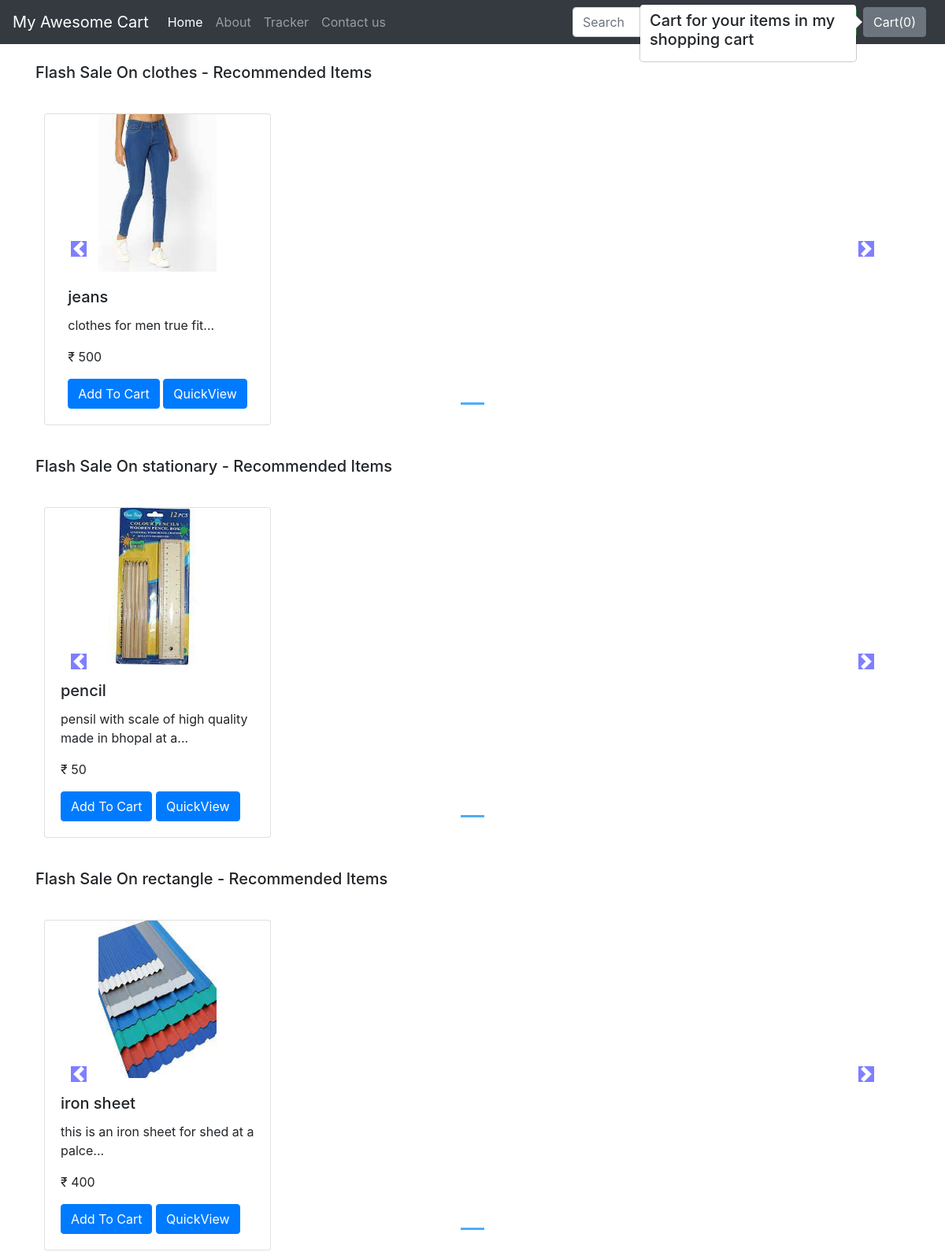
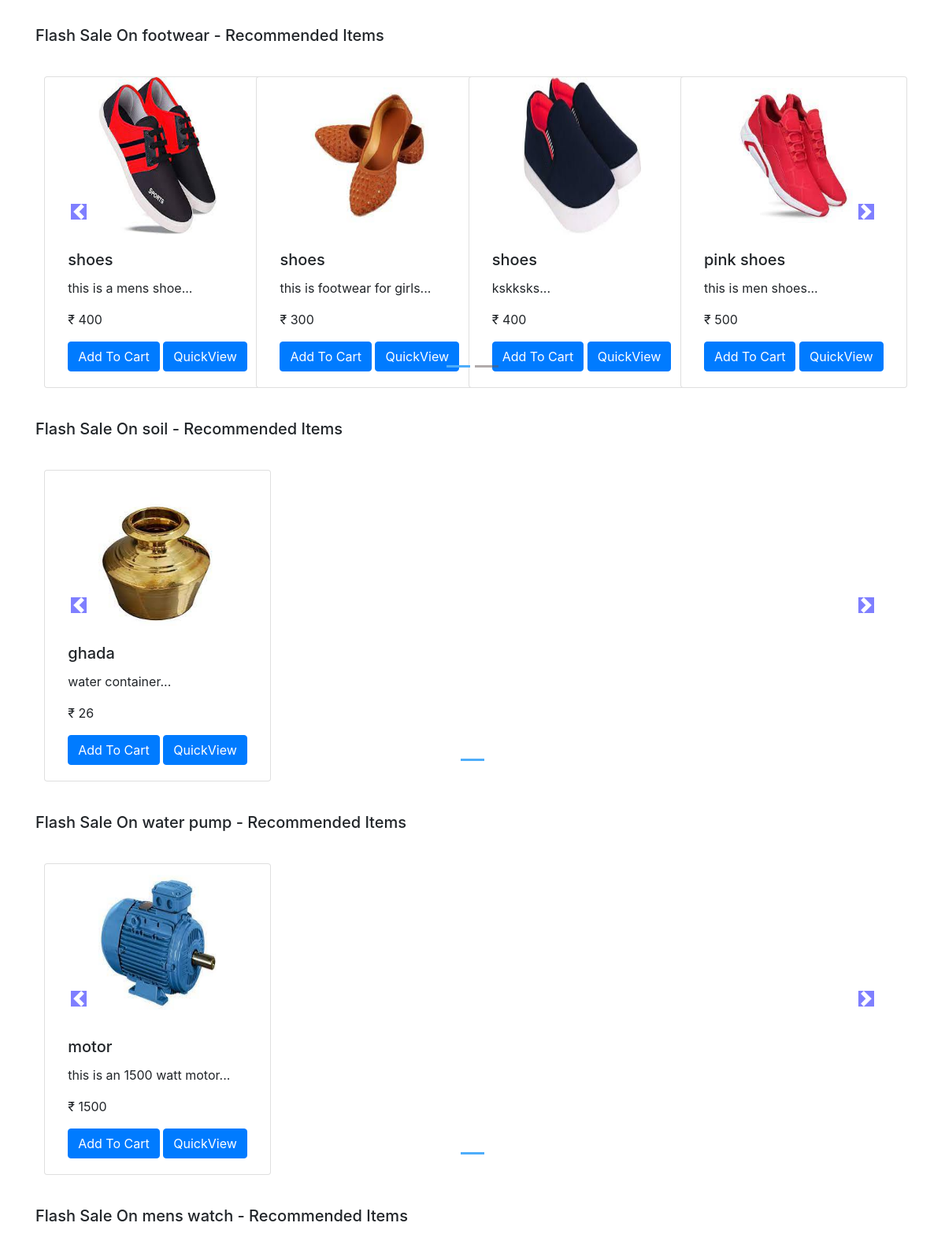
The app's page /shop/ (upper part) with its own data (2 pictures, top to bottom).
### shop/models.py (models this page shows, shortened)
class Product(models.Model):
    product_id=models.AutoField
    product_name=models.CharField(max_length=50)
    category= models.CharField(max_length=50, default="")
    sub_category= models.CharField(max_length=50, default="")
    price=models.IntegerField(default=0)
    desc=models.CharField(max_length=300)
    pub_date=models.DateField()
    image= models.ImageField(upload_to="shop/images",default="")

### shop/views.py (the view)
# urls.py: path("", views.index, name="blogHome"),
def index(request):
    allProds = []
    catprods = Product.objects.values('category', 'id')
    cats = {item['category'] for item in catprods}
    for cat in cats:
        prod = Product.objects.filter(category=cat)
        n = len(prod)
        nSlides = n // 4 + ceil((n / 4) - (n // 4))
        allProds.append([prod, range(1, nSlides), nSlides])
    params = {'allProds':allProds}
    return render(request, 'shop/index.html', params)

### shop/templates/shop/index.html (shortened to what this page needs)
{% extends 'shop/basic.html' %}
      {% block body %}
  {% load static %}
  <div class="container">
    {% for product, range, nSlides in allProds %}
    <h5 class="my-4">Flash Sale On {{product.0.category}} - Recommended Items</h5>
    <div class="row">
<div id="demo{{forloop.counter}}" class="col carousel slide my-3" data-ride="carousel">
    <ol class="carousel-indicators">
      <li data-target="#demo{{forloop.counter}}" data-slide-to="0" class="active"></li>
       {% for i in range %}
      <li data-target="#demo{{forloop.parentloop.counter}}" data-slide-to="{{i}}" ></li>
      {% endfor %}
    </ol>
    <div class="container carousel-inner no-padding">
      <div class="carousel-item active">
        {% for i in product %}
        <div class="col-xs-3 col-sm-3 col-md-3">
          <div class="card align-items-center" style="width: 18rem;">
              <img src='/media/{{i.image}}' class="card-img-top" alt="...">
              <div class="card-body">
                  <h5 class="card-title" id="namepr{{i.id}}">{{i.product_name}} </h5>
                  <p class="card-text">{{i.desc|slice:"0:53"}}...</p>
                  <p class="card-text">&#8377; <span id="pricepr{{i.id}}">{{i.price}}</span></p>
                  <span id="divpr{{i.id}}" class="divpr">
                      <button id="pr{{i.id}}" class="btn btn-primary cart">Add To Cart</button>
                  </span>
                  <a href="/shop/products/{{i.id}}"><button id="qv{{i.id}}" class="btn btn-primary cart">QuickView</button></a>
              </div>
          </div>
      </div>
        {% if forloop.counter|divisibleby:4 and forloop.counter > 0 and not forloop.last %}
      </div><div class="carousel-item">
        {% endif %}
        {% endfor %}
    </div>
</div>
</div>
</div>
      <a class="carousel-control-prev" href="#demo{{forloop.counter}}" data-slide="prev">
        <span class="carousel-control-prev-icon"></span>
    </a>
    <a class="carousel-control-next" href="#demo{{forloop.counter}}" data-slide="next">
        <span class="carousel-control-next-icon"></span>
    </a>
      {% endfor %}
    </div>
      {% endblock %}

### shop/templates/shop/basic.html (shortened to what this page needs)
<!doctype html>
<html lang="en">
  <head>
    <link rel="stylesheet" href="https://stackpath.bootstrapcdn.com/bootstrap/4.2.1/css/bootstrap.min.css">
  </head>
  <body>
    {% load static %}
    <nav class="navbar navbar-expand-lg navbar-dark bg-dark">
  <a class="navbar-brand" href="#">My Awesome Cart</a>
  <div class="collapse navbar-collapse" id="navbarSupportedContent">
    <ul class="navbar-nav mr-auto">
      <li class="nav-item active">
        <a class="nav-link" href="/shop">Home <span class="sr-only">(current)</span></a>
      </li>
      <li class="nav-item">
        <a class="nav-link" href="/shop/about">About</a>
      </li>
      <li class="nav-item">
        <a class="nav-link" href="/shop/tracker">Tracker</a>
      </li>
      <li class="nav-item">
        <a class="nav-link" href="/shop/contact">Contact us</a>
      </li>
    </ul>
    <form class="form-inline my-2 my-lg-0">
      <button class="btn btn-outline-success my-2 my-sm-0" type="submit">Search</button>
    </form>
    <button type="button" id="popcart" class="btn btn-secondary mx-2" data-bs-container="body" data-bs-toggle="popover" data-html="true"  data-bs-placement="right" data-bs-content="Right popover">
      Cart(<span id="cart">0</span>)</a>
    </button>
  </div>
</nav>
  {% block body %} {% endblock %}
  </body>
</html>

### shop/templates/shop/index.html (style rules this page uses)
.col-md-3 { display: inline-block; margin-left:-4px; }
.carousel-indicators .active { background-color: rgb(78, 173, 250); }
.col-md-3 img { max-width: 150px; height: 200px; margin-left: auto; margin-right: auto; }
body .carousel-indicators li { bottom: 30px; background-color: rgb(100, 88, 89); }
body .carousel-control-prev-icon, body .carousel-control-next-icon { background-color:blue; }
.carousel-control-prev { background-color:white; margin-top: -250px; width: 5%; top: auto; bottom: auto; margin-left: 70px; }
.carousel-control-next { background-color:white; margin-top: -250px; width: 5%; top: auto; bottom: auto; margin-right: 70px; }
body .no-padding { padding-left: 0px; padding-right: 35px; }

### records on screen
Product: category "clothes", image (picture), product_name "jeans", desc "clothes for men true fit", price "500"
Product: category "stationary", image (picture), product_name "pencil", desc "pensil with scale of high quality made in bhopal at a", price "50"
Product: category "rectangle", image (picture), product_name "iron sheet", desc "this is an iron sheet for shed at a palce", price "400"
Product: category "footwear", image (picture), product_name "shoes", desc "this is a mens shoe", price "400"
Product: image (picture), product_name "shoes", desc "this is footwear for girls", price "300"
Product: image (picture), product_name "shoes", desc "kskksks", price "400"
Product: image (picture), product_name "pink shoes", desc "this is men shoes", price "500"
Product: category "soil", image (picture), product_name "ghada", desc "water container", price "26"
Product: category "water pump", image (picture), product_name "motor", desc "this is an 1500 watt motor", price "1500"
Product: category "mens watch"
